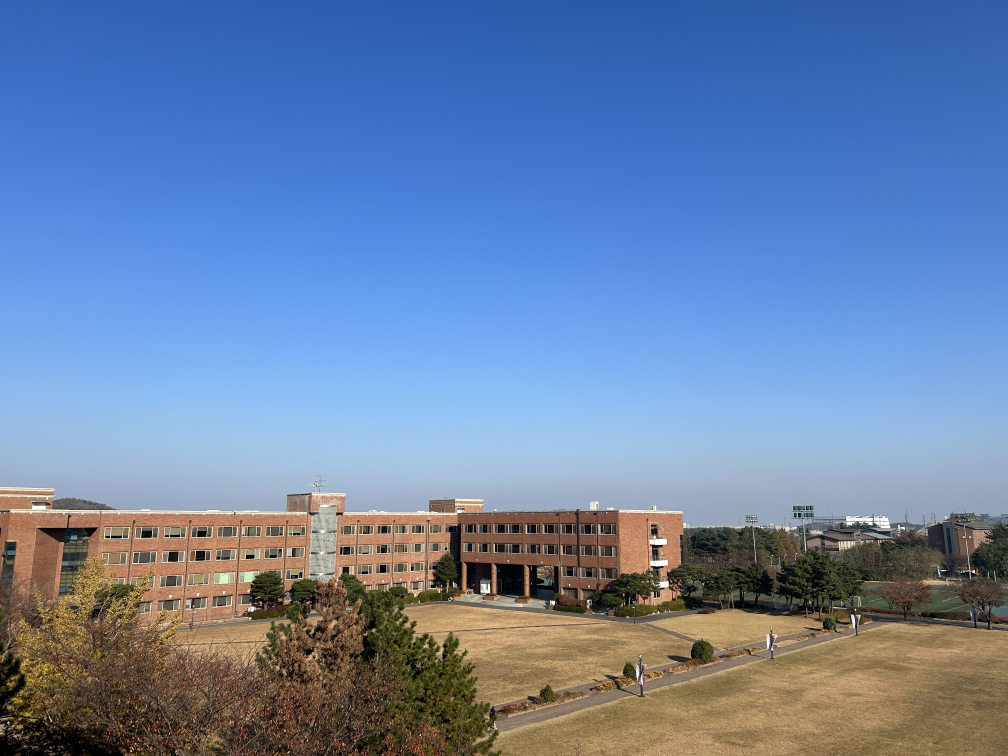
//> input picture task/project4/panorama_image/panorama_image/pano1.JPG, 4032 x 3024 px (shown at 1/4 size)
$ ./22000152   (built with g++ and OpenCV 4)
//> lines starting //> are read from the running program, lines starting //| are printed output that depends on the picture
#include "opencv.hpp"
#include <iostream>

using namespace std;
using namespace cv;

int main() {
    string imageNames[4] = { "pano1.jpg","pano2.jpg" ,"pano3.jpg" ,"pano4.jpg" };
    Mat images[4], descriptors1, descriptors2;
    Ptr<ORB> orbF = ORB::create(2000);
    vector<KeyPoint> keypoints1, keypoints2;
    BFMatcher matcher(NORM_HAMMING);
    Mat imgMatches;
    int k = 2;
    float nndr;

    images[0] = imread(imageNames[0]);
//> images[0] is the input picture: 3024 rows x 4032 cols, CV_8UC3; mean B, G, R 167.8, 129.9, 105.1
    Mat IMG = images[0].clone();
    resize(IMG, IMG, Size(640, 480));
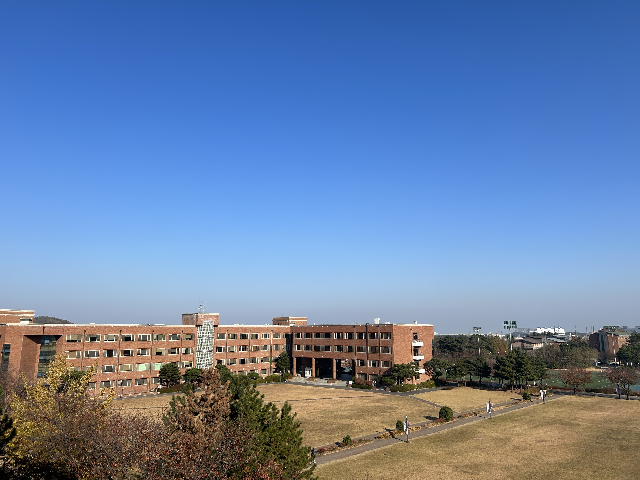
//> IMG: 480 rows x 640 cols, CV_8UC3; mean B, G, R 167.8, 129.8, 105

    for (int j = 1; j < 4; j++) {
        vector<vector<DMatch>> matches;
        vector<DMatch> goodMatches;

        images[j] = imread(imageNames[j]);
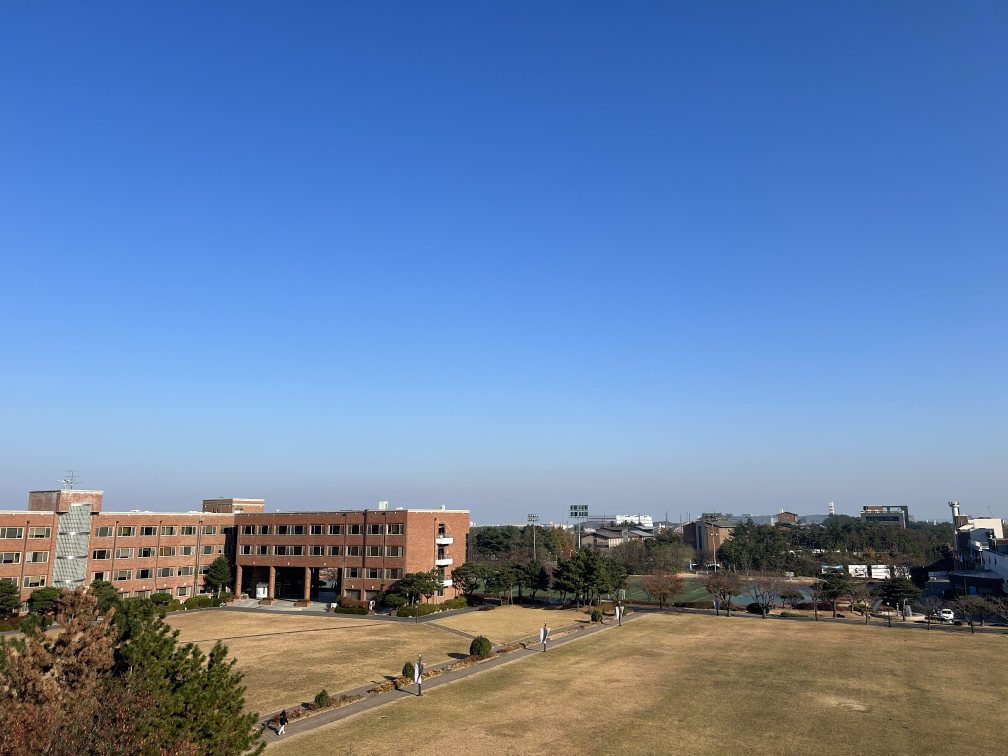
//> input picture task/project4/panorama_image/panorama_image/pano2.JPG, 4032 x 3024 px (shown at 1/4 size)
//> images[1] is the input picture: 3024 rows x 4032 cols, CV_8UC3; mean B, G, R 168, 129.3, 103.3
        resize(images[j], images[j], Size(640, 480));
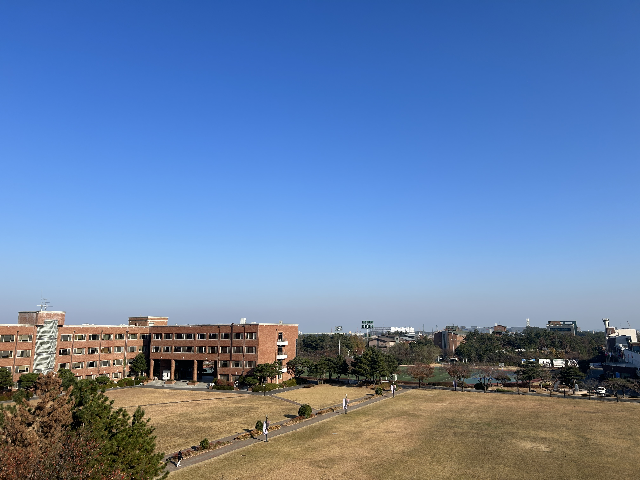
//> images[1]: 480 rows x 640 cols, CV_8UC3; mean B, G, R 167.9, 129.3, 103.3

        orbF->detectAndCompute(IMG, noArray(), keypoints1, descriptors1);
//> keypoints1 = 1936 keypoints; strongest (x, y, size): (176, 350, 31), (188, 367, 31), (351, 383, 31), (190, 365, 31)
        orbF->detectAndCompute(images[j], noArray(), keypoints2, descriptors2);
//> keypoints2 = 1913 keypoints; strongest (x, y, size): (603, 390, 31), (540, 361, 31), (547, 359, 31), (167, 375, 31)
        matcher.knnMatch(descriptors1, descriptors2, matches, k);
//> matches = 1936 matches
        nndr = 0.4f;

        for (int i = 0; i < matches.size(); i++) {
            if (matches.at(i).size() == 2 && matches.at(i).at(0).distance <= nndr * matches.at(i).at(1).distance) {
                goodMatches.push_back(matches[i][0]);
            }
        }

        vector<Point2f> pt1, pt2;
        for (int o = 0; o < goodMatches.size(); o++) {
            int first = goodMatches[o].queryIdx;
            int second = goodMatches[o].trainIdx;
            pt1.push_back(keypoints1[first].pt);
            pt2.push_back(keypoints2[second].pt);
        }
//> this loop made 25 passes
//> (first, second) on passes 1 to 8: (278, 24), (527, 617), (585, 601), (642, 596), (662, 732), (720, 769), (808, 871), (1050, 1010)

        Mat homo = findHomography(pt1, pt2, RANSAC);
//> homo = [[1.24, -0.139, -154.4], [0.172, 0.989, -25.27], [0.000545, -0.0003, 1]]
        Mat result;
        warpPerspective(images[j], result, homo, Size(IMG.cols, IMG.rows));
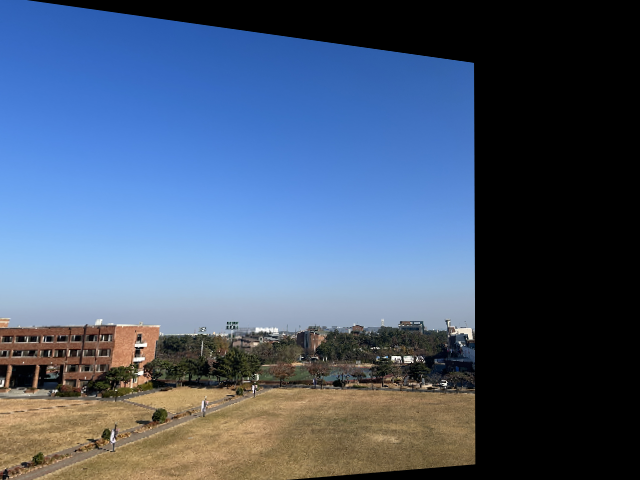
//> result: 480 rows x 640 cols, CV_8UC3; mean B, G, R 115.3, 89.8, 72.6

        Mat combinedImage = Mat::zeros(IMG.rows * 1.5, IMG.cols * 2, IMG.type());

        Mat left(IMG, Rect(0, 0, IMG.cols, IMG.rows));
        left.copyTo(combinedImage(Rect(0, 0, IMG.cols, IMG.rows)));
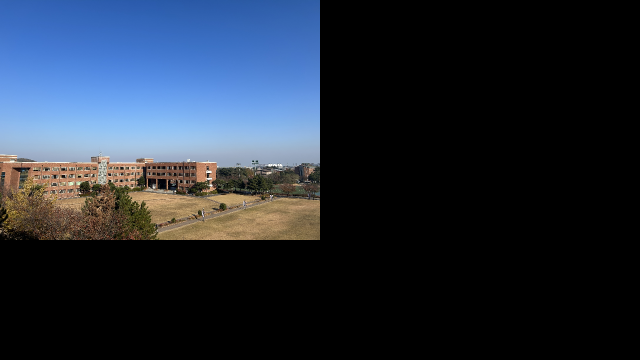
//> combinedImage: 720 rows x 1280 cols, CV_8UC3 (shown at 1/2 size); mean B, G, R 55.9, 43.3, 35

        if (j == 1) {
            result(Rect(0, 0, IMG.cols, IMG.rows)).copyTo(combinedImage(Rect(IMG.cols / 2 ^ (j), 0, IMG.cols, IMG.rows)));
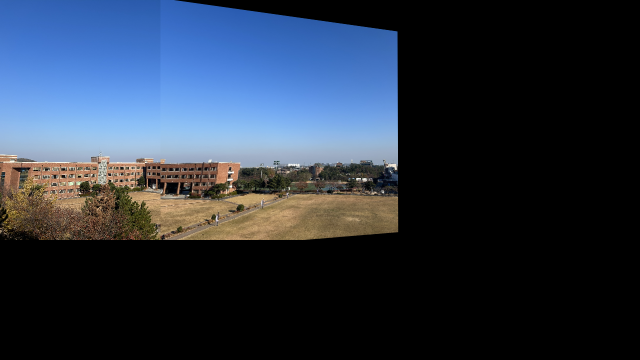
//> combinedImage: 720 rows x 1280 cols, CV_8UC3 (shown at 1/2 size); mean B, G, R 66.5, 51.5, 41.7
        }
        else if (j == 2) {
            result(Rect(0, 0, IMG.cols, IMG.rows)).copyTo(combinedImage(Rect(IMG.cols / 2.5 , 0, IMG.cols, IMG.rows)));
        }
        else if (j == 3) {
            result(Rect(0, 0, IMG.cols, IMG.rows)).copyTo(combinedImage(Rect(IMG.cols / 3.5, 0, IMG.cols, IMG.rows)));
        }
        IMG = combinedImage.clone();
    }
//> pass 2 of the loop `for (int j = 1; j < 4; j++)`:
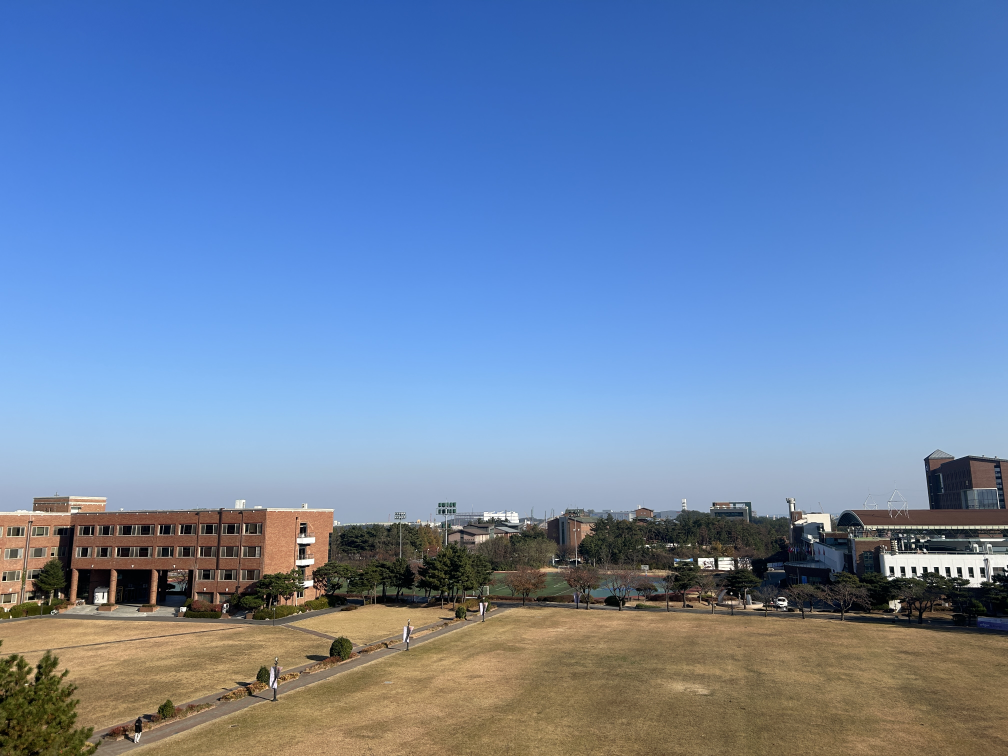
//> input picture task/project4/panorama_image/panorama_image/pano3.JPG, 4032 x 3024 px (shown at 1/4 size)
//> images[2] is the input picture: 3024 rows x 4032 cols, CV_8UC3; mean B, G, R 169.7, 131.6, 105.7
//> keypoints1 = 2000 keypoints; strongest (x, y, size): (176, 350, 31), (188, 367, 31), (190, 365, 31), (241, 348, 31)
//> keypoints2 = 1918 keypoints; strongest (x, y, size): (570, 364, 37.2), (587, 362, 31), (497, 384, 31), (580, 362, 31)
//> matches = 2000 matches
//> the loop `for (int o = 0; o < goodMatches.size(); o++)` made 23 passes
//> (first, second) on passes 1 to 4: (8, 62), (59, 217), (663, 451), (705, 437)
//> homo = [[1.1, 0.18, -351.1], [-0.018, 1.31, -56.81], [-6.13e-05, 0.000446, 1]]
//> `warpPerspective(images[j], result, homo, Size(IMG.cols, IMG.rows));`:
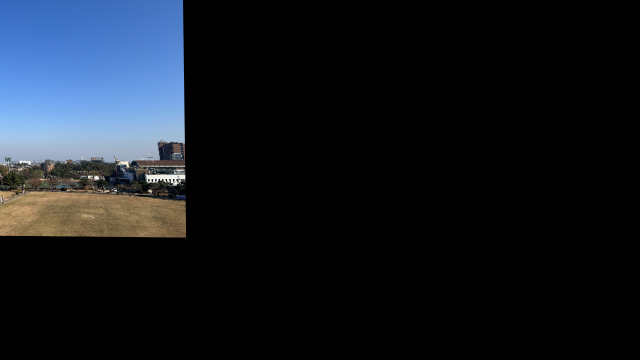
//> result: 720 rows x 1280 cols, CV_8UC3 (shown at 1/2 size); mean B, G, R 32, 25, 20.1
//> `result(Rect(0, 0, IMG.cols, IMG.rows)).copyTo(combinedImage(Rect(IMG.c..`:
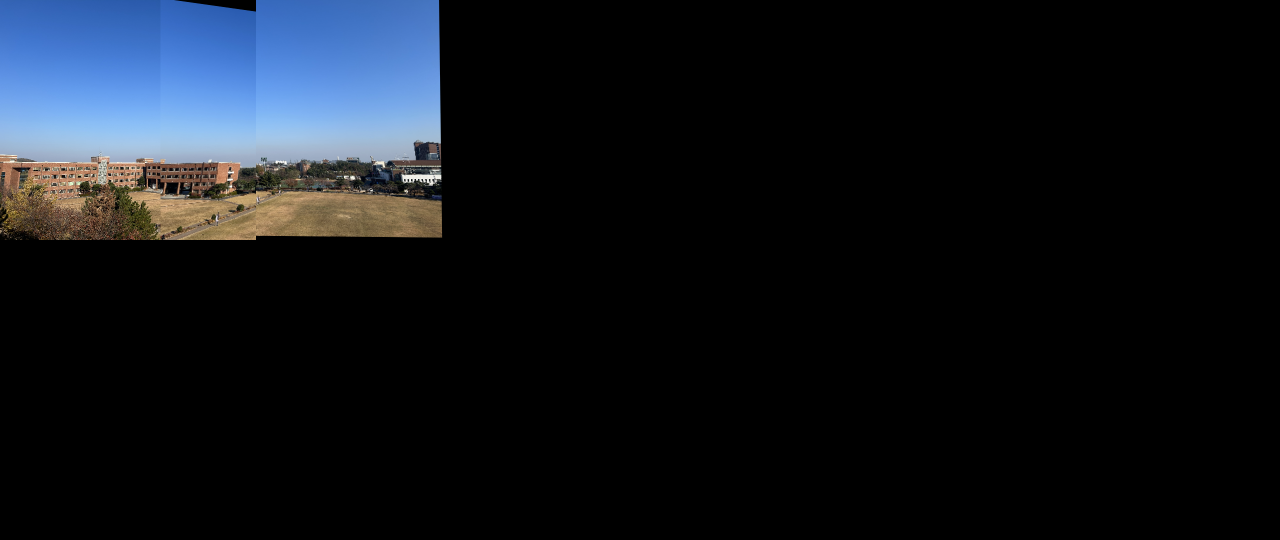
//> combinedImage: 1080 rows x 2560 cols, CV_8UC3 (shown at 1/2 size); mean B, G, R 25.7, 19.9, 16.1
//> pass 3 of the loop `for (int j = 1; j < 4; j++)`:
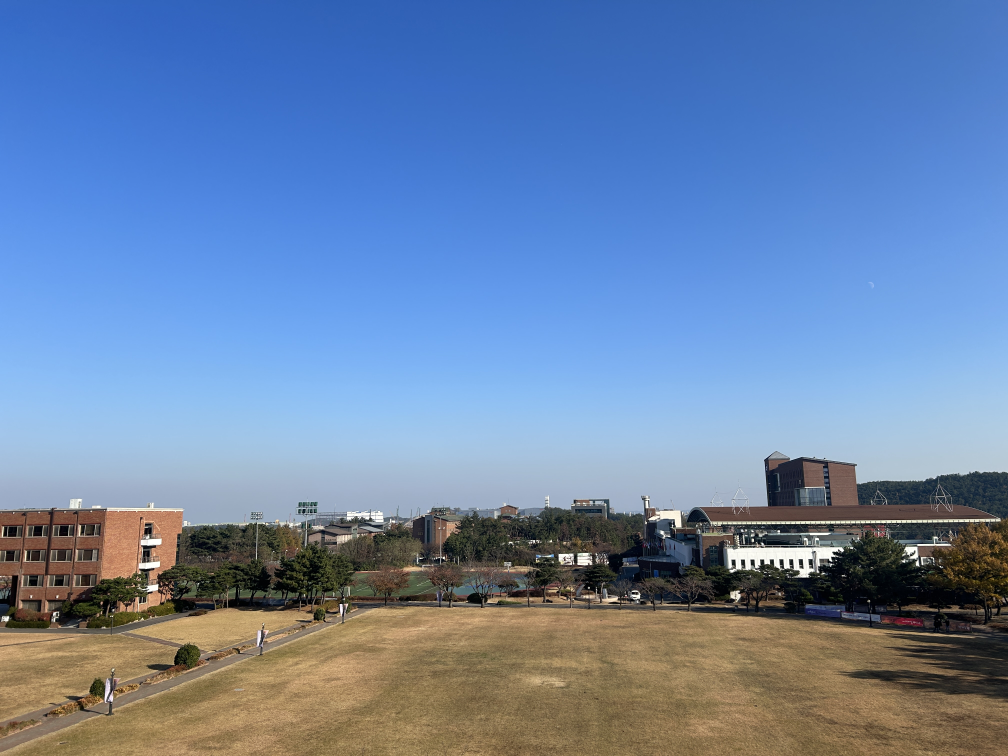
//> input picture task/project4/panorama_image/panorama_image/pano4.JPG, 4032 x 3024 px (shown at 1/4 size)
//> images[3] is the input picture: 3024 rows x 4032 cols, CV_8UC3; mean B, G, R 169.7, 131.8, 106.1
//> keypoints1 = 2000 keypoints; strongest (x, y, size): (830, 360, 31), (821, 362, 31), (833, 360, 31), (830, 358, 31)
//> keypoints2 = 1928 keypoints; strongest (x, y, size): (469, 359, 31), (468, 359, 37.2), (466, 359, 31), (487, 357, 31)
//> the loop `for (int o = 0; o < goodMatches.size(); o++)` made 16 passes
//> (first, second) on passes 1 to 4: (108, 73), (312, 34), (566, 49), (993, 883)
//> homo = [[2.82, 0.409, -1247], [0.441, 2.67, -411.1], [0.0013, 0.00138, 1]]
//> `warpPerspective(images[j], result, homo, Size(IMG.cols, IMG.rows));`:
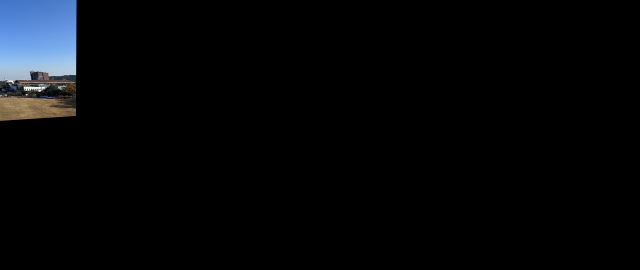
//> result: 1080 rows x 2560 cols, CV_8UC3 (shown at 1/4 size); mean B, G, R 8.8, 7, 5.6
//> `left.copyTo(combinedImage(Rect(0, 0, IMG.cols, IMG.rows)));`:
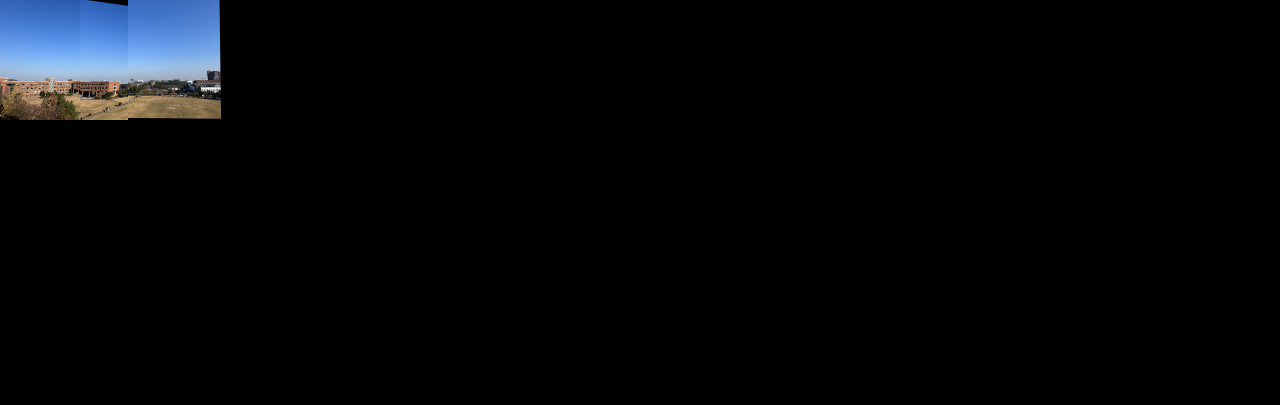
//> combinedImage: 1620 rows x 5120 cols, CV_8UC3 (shown at 1/4 size); mean B, G, R 8.6, 6.6, 5.4

    int colorx = 0, colory = 0;
    for (int y = 0; y < IMG.rows; y++) {
        for (int x = 0; x < IMG.cols; x++) {
            if (IMG.at<Vec3b>(y, x)[0] == 0 && IMG.at<Vec3b>(y, x)[1] == 0 && IMG.at<Vec3b>(y, x)[2] == 0) {
                continue;
            }
            if (colorx < x) {
                colorx = x;
            }
            if (colory < y) {
                colory = y;
            }
        }
    }
//> after the loop, colorx = 1037; colory = 483

    Mat result;
    result = IMG(Range(0, colory), Range(0, colorx));
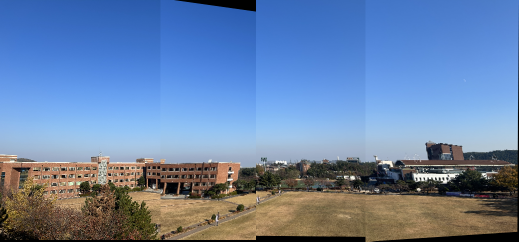
//> result: 483 rows x 1037 cols, CV_8UC3 (shown at 1/2 size); mean B, G, R 166.9, 130, 105.1
    imshow("panorama_img", result);

    waitKey(0);
    return 0;
}
